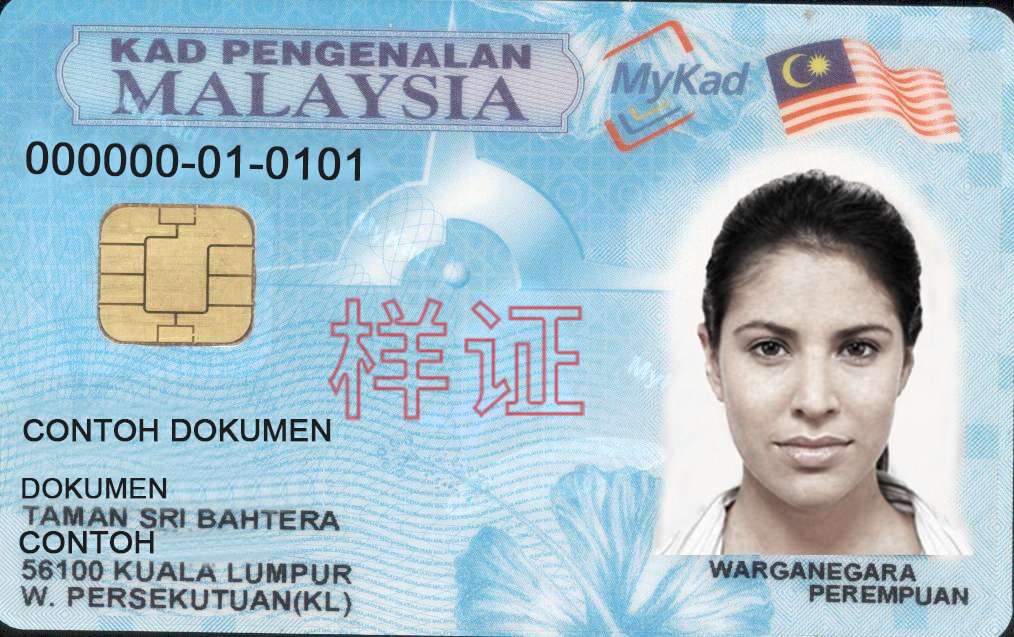
#> input picture identitycardtrain.jpg, 1014 x 637 px
$ python -i identitycardtest.py   (imports and definitions only)
#> lines starting #> are read from the running program, lines starting #| are printed output that depends on the picture; after the words box and inside, x2 and y2 are one past the last pixel; in counts of white or black regions, pixels touching at a corner belong together
import cv2
import pytesseract
import numpy as np
import matplotlib.pyplot as plt

#custom class for declare region of interest.
class ImageConstantROI():
    class CCCD(object):
        ROIS = {
            "id": [(22.6, 130.6, 700, 100)],
            "name": [(18.1, 416.2, 740, 60)],
            "address1": [(13.7, 474.9, 720, 35)],
            "address2": [(13.7,502.9,740,35)],
            "address3": [(16.4,527.4,620,35)],
            "postcode/city":[(17.2,547.4,620,35)],
            "state": [(18.1,578.1,750,60)],
        }

#Custom function to show open cv image
def display_img(cvImg):
    cvImg = cv2.cvtColor(cvImg, cv2.COLOR_BGR2RGB)
    plt.figure(figsize=(8,6))
    plt.imshow(cvImg)
    plt.axis('off')
    plt.show()

#Create a custom function to cropped image base on religion of interest
def cropImageRoi(image, roi):
    roi_cropped = image[
        int(roi[1]) : int(roi[1] + roi[3]), int(roi[0]) : int(roi[0] + roi[2])
    ]
    return roi_cropped

#preprocessing the image
def preprocessing_image(img):
    #convert to grayscale
    gray = cv2.cvtColor(img, cv2.COLOR_BGR2GRAY)
    gray = cv2.multiply(gray, 1.5)

    #Threshold image
    th, threshed = cv2.threshold(gray, 0, 255, cv2.THRESH_OTSU + cv2.THRESH_BINARY)
    return threshed

#function to extract data from ID
def extractDataFromIdCard(img):
    for key, roi in ImageConstantROI.CCCD.ROIS.items():
        data = ''
        for r in roi:
            crop_img = cropImageRoi(img, r)
            crop_img = preprocessing_image(crop_img)
            display_img(crop_img)
            #Extract data from image using pytesseract
            data += pytesseract.image_to_string(crop_img) + ' '
        print(f"{key} : {data.strip()}")

#SIFT TESTING HEREE#
#Example: C:\Users\username\download\ic.jpg#
#train image: identitycardtrain.jpg#
# [2 lines not run here, left out]

# [1 line that did not run here, left out]
# [1 line that did not run here, left out]

# Initiate SIFT detector
sift = cv2.SIFT_create()

# find the keypoints and descriptors with SIFT
# [1 line that did not run here, left out]
# [1 line that did not run here, left out]

# create BFMatcher object
bf = cv2.BFMatcher()

# Match descriptors.
# [1 line that did not run here, left out]

# Apply ratio test
good_matches = []
# [3 lines not run here, left out]

# Draw good matches
# [2 lines that did not run here, left out]
# [1 line not run here, left out]

# Get corresponding keypoints
ptsA = np.float32([kp1[m.queryIdx].pt for m in good_matches]).reshape(-1, 1, 2)
ptsB = np.float32([kp2[m.trainIdx].pt for m in good_matches]).reshape(-1, 1, 2)

# Estimate homography
# [1 line that did not run here, left out]

# Warp image1 to align with image2
# [1 line that did not run here, left out]
# [1 line that did not run here, left out]

# Display aligned image
# [2 lines not run here, left out]

>>> import cv2
>>> picture = cv2.imread('identitycardtrain.jpg')
#> picture is the input picture: shape (637, 1014, 3); mean B, G, R 201.2, 190.2, 168
#> the loop in extractDataFromIdCard, `for key, roi in ImageConstantROI.CCCD.ROIS.items():` made 1 pass
#> pass 1, in cropImageRoi, `roi_cropped = image[ int(roi[1]) : int(roi[1] + roi[3]), int(roi[0]) :..`:
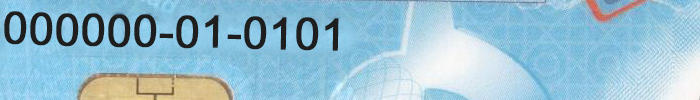
#> roi_cropped: shape (100, 700, 3); mean B, G, R 209.5, 191, 149.8
#> pass 1, in preprocessing_image, `gray = cv2.cvtColor(img, cv2.COLOR_BGR2GRAY)`:
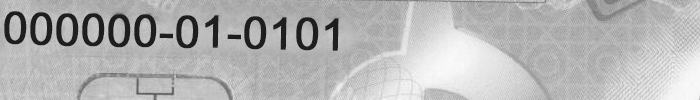
#> gray: shape (100, 700); min 23, max 250, mean 180.8
#> pass 1, in preprocessing_image, `gray = cv2.multiply(gray, 1.5)`:
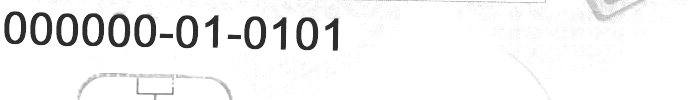
#> gray: shape (100, 700); min 34, max 255, mean 241.7
#> pass 1, in preprocessing_image, `th, threshed = cv2.threshold(gray, 0, 255, cv2.THRESH_OTSU + cv2.THRES..`:
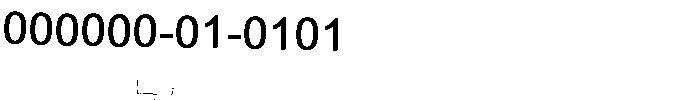
#> threshed: shape (100, 700); 94.4% white; 21 black regions (7 under 20 px), largest, box (x1, y1, x2, y2) and area: (108, 14, 130, 47) 355, (134, 14, 156, 47) 353, (244, 16, 266, 49) 352
#> (the run stopped early here; a loop or call above may not have finished)
